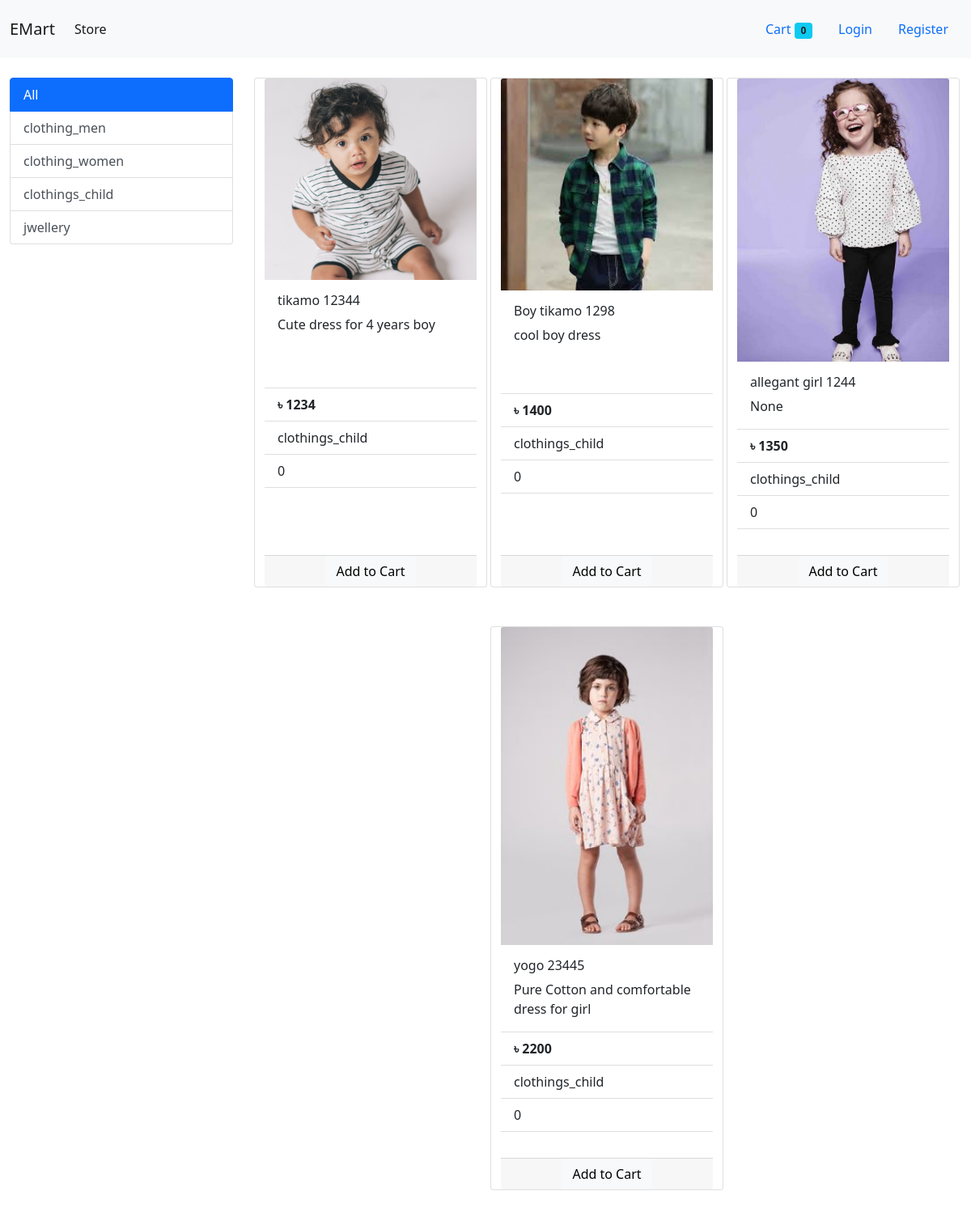
The app's page /?category=4 with its own data.
### MStore/models/categoryModel.py (models this page shows)
class Category(models.Model):
    name = models.CharField(max_length=50)
    @staticmethod
    def get_all_catrgories():
        return Category.objects.all()
    def __str__(self):
        return self.name

### MStore/models/productModel.py (models this page shows, shortened)
class ProductModel(models.Model):
    name = models.CharField(max_length=70)
    category = models.ForeignKey(Category, on_delete= models.CASCADE, default=1)
    brand = models.CharField(max_length=50, default='')
    price = models.IntegerField(default=0)
    description = models.CharField(max_length=200, default='', null=True, blank=True)
    image = models.ImageField(upload_to='Uploads/products/')
    rating = models.IntegerField(default=0)
    @staticmethod
    def get_all_product_byCategoryId(category_id):
        if category_id:
            return ProductModel.objects.filter(category= category_id)
        else:
            return ProductModel.objects.all()

### MStore/views/home.py (the view, shortened to what this page needs)
# urls.py: path('', home.Index.as_view(), name='homepage'),
class Index(View):
    def get(self, request):
        cart = request.session.get('cart')
        if not cart:
            request.session['cart'] = {}
        products = None
        categories = Category.get_all_catrgories()
        categoryId = request.GET.get('category')
        if categoryId:
            products = ProductModel.get_all_product_byCategoryId(categoryId)
        else:
            products = ProductModel.get_all_product()
        data = {}
        data['products'] = products
        data['categories'] = categories
        return render(request, 'index.html', data)

### MStore/templatetags/cart.py (called while the page is built)
@register.filter(name ='is_in_cart')
def is_in_cart(product, cart):
    keys = cart.keys()
    if str(product.id) in keys:
        return True
    return False

### MStore/templatetags/custom_filter.py (called while the page is built)
@register.filter(name ='currency_sign')
def currency_sign(currency):
    return '৳ '+str(currency)

### MStore/templates/index.html (shortened to what this page needs)
{% extends 'base.html' %}
{% load cart %}
{% load custom_filter %}
{% block content%}
<div class="container-fluid mt-4">
  <div class="row">
  <div class="col-lg-3 mx-auto">
    <div class="list-group">
        <a href="/" class="list-group-item list-group-item-action active">All</a>
        {% for category in categories%}
      <a href="/?category={{category.id}}" class="list-group-item list-group-item-action">{{category.name}}</a>
        {% endfor %}
    </div>
  </div>
    <div id='products' class="col-lg-9 mx-auto">
      <div class="row mx-auto ">
        {% for product in products%}
         <div class="card mx-auto mb-5" id="{{product.id}}" style="width: 18rem;">
         <img src="{{product.image.url}}" class="card-img-top" alt="...">
         <div class="card-body">
           <h6 class="card-title">{{product.name}}</h6>
           <p class="card-text">{{product.description}}</p>
         </div>
         <ul class="list-group list-group-flush">
           <li class="list-group-item"><b>{{product.price|currency_sign}}</b></li>
           <li class="list-group-item">{{product.category}}</li>
           <li class="list-group-item">{{product.rating}}</li>
         </ul>
         <div class="card-body">
         </div>
         <div class="card-footer p-0 no-gutters">
          {% if product|is_in_cart:request.session.cart %}
          <div class="row no-gutters">
            <form action="/#{{product.id}}" method="POST" class="col-2">
              {% csrf_token %}
                <input hidden type="text" name="product_id" value="{{product.id}}">
                <input hidden type="text" name="removeitem" value="True">
                <input type="submit" value="-" class="btn btn-block btn-info">
            </form>
            <div class="text-center col">{{ product|cart_product_quantity:request.session.cart }} items added</div>
              <form action="/#{{product.id}}" method="POST" class="col-2">
                {% csrf_token %}
                  <input hidden type="text" name="product_id" value="{{product.id}}">
                  <input type="submit" value="+" class="btn btn-block btn-success">
              </form>
         </div>
          {% else %}
          <form action="/#{{product.id}}" method="POST" class="text-center">
            <input  type="submit" class="btn btn-light btn" value="Add to Cart">
        </form>
          {% endif %}
         </div>
       </div>
       {% endfor %}
       </div>
    </div>
</div>
</div>
{% endblock %}

### records on screen
Category: name "clothing_men"
Category: name "clothing_women"
Category: name "clothings_child"
Category: name "jwellery"
ProductModel: image (picture), name "tikamo 12344", description "Cute dress for 4 years boy", price "৳ 1234", category "clothings_child", rating "0"
ProductModel: image (picture), name "Boy tikamo 1298", description "cool boy dress", price "৳ 1400", category "clothings_child", rating "0"
ProductModel: image (picture), name "allegant girl 1244", description "None", price "৳ 1350", category "clothings_child", rating "0"
ProductModel: image (picture), name "yogo 23445", description "Pure Cotton and comfortable dress for girl", price "৳ 2200", category "clothings_child", rating "0"

### other values on screen
{{ request.session.cart.keys|length }} "0"
